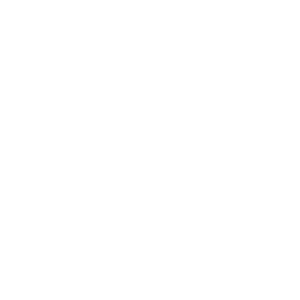
Frame 1 (no input)
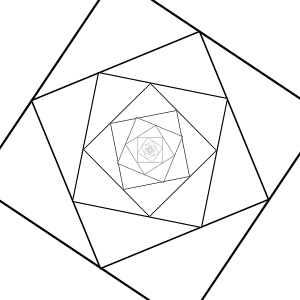
Frame 60 (the mouse pressed at the canvas centre just before this capture)
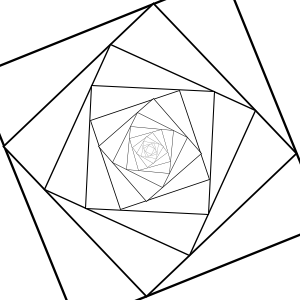
Frame 120 (the mouse held since frame 60 and released just before this capture)

The Processing sketch that drew these frames (run headless with seeded random() and noise(); from frame 60 on, the mouse is pressed at the canvas centre):

// Processing sketch: processing_4778
// ── processing_4778.pde

int EdgeLength=350;
float angle;
float Theta=0;
float Scaler; //=1/(cos(Theta)+sin(Theta));
int NumLevels=15;

void setup() {
  size(300, 300);
  stroke(0);
  background(255);
  //fill(0, 102, 153,30);
  strokeWeight(3);
  smooth();
}

void draw() {
 //float Theta=mouseX*PI/(2*width);
  //Theta=PI/4 + sin(angle)*PI/5;
  Scaler=1/(cos(Theta)+sin(Theta));
  background(255);
  translate (height/2,width/2);
  rect(-EdgeLength/2,-EdgeLength/2,EdgeLength,EdgeLength);  
  for(int i=0; i<NumLevels; i++){
    rotate (Theta);
    scale (Scaler);
    rect(-EdgeLength/2,-EdgeLength/2,EdgeLength,EdgeLength); 
  } 
 Theta +=.01;
 if (Theta > HALF_PI) { Theta = 0; }

// angle +=.02;
// if (angle > TWO_PI) { angle = 0; }

}

//void circles(int x, int y, int Dx, int Dy ) {
//  ellipse(x, y, 5+Dx, 5+Dy);
//}
